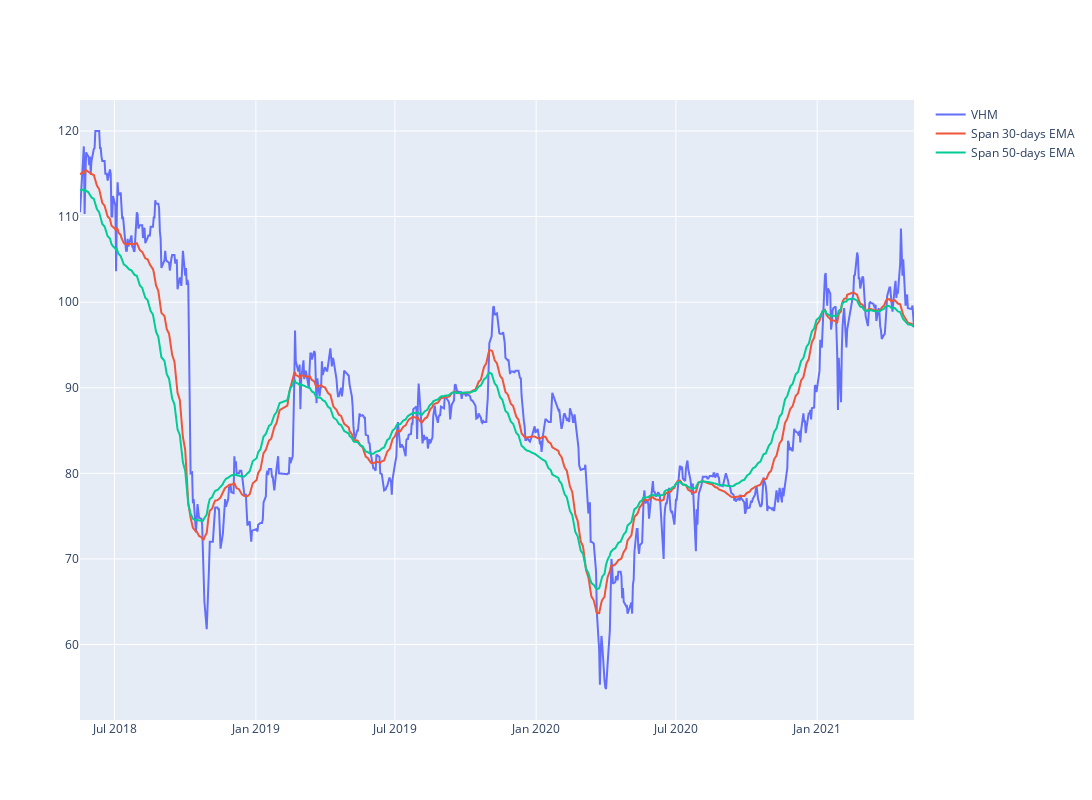

This figure's notebook cell:
### Code cell
#plot linechart for stock price
short_rolling = df['<Close>'].rolling(window=30).mean()

ema_long = df['<Close>'].ewm(span=50, adjust=False).mean()
ema_short = df['<Close>'].ewm(span=30, adjust=False).mean()
line_price = df['<Close>']
fig = go.Figure()
#px.line(df_hpg, x='datetime', y='<Close>', labels={'x':'Date', 'y':'Price'})
fig.update_layout(  autosize=False,   width=1200,    height=800)
fig.add_trace(go.Scatter(x=df.datetime, y=line_price, 
                        mode='lines', name=stock))

fig.add_trace(go.Scatter(x=df.datetime, y=ema_short, 
                        mode='lines', name='Span 30-days EMA'))

fig.add_trace(go.Scatter(x=df.datetime, y=ema_long, 
                        mode='lines', name='Span 50-days EMA'))

### Figure 1 — Plotly figure (JSON) as saved in the notebook; plotly's stock layout.template omitted (floating-point values rounded to 4 significant figures; data arrays with more than 128 entries replaced by an {"elided": "..."} marker saying what was removed)
{"data": [{"mode": "lines", "name": "VHM", "type": "scatter", "x": {"elided": "743 str values"}, "y": {"elided": "743 float values"}}, {"mode": "lines", "name": "Span 30-days EMA", "type": "scatter", "x": {"elided": "743 str values"}, "y": {"elided": "743 float values"}}, {"mode": "lines", "name": "Span 50-days EMA", "type": "scatter", "x": {"elided": "743 str values"}, "y": {"elided": "743 float values"}}], "layout": {"autosize": false, "height": 800, "width": 1200}}
